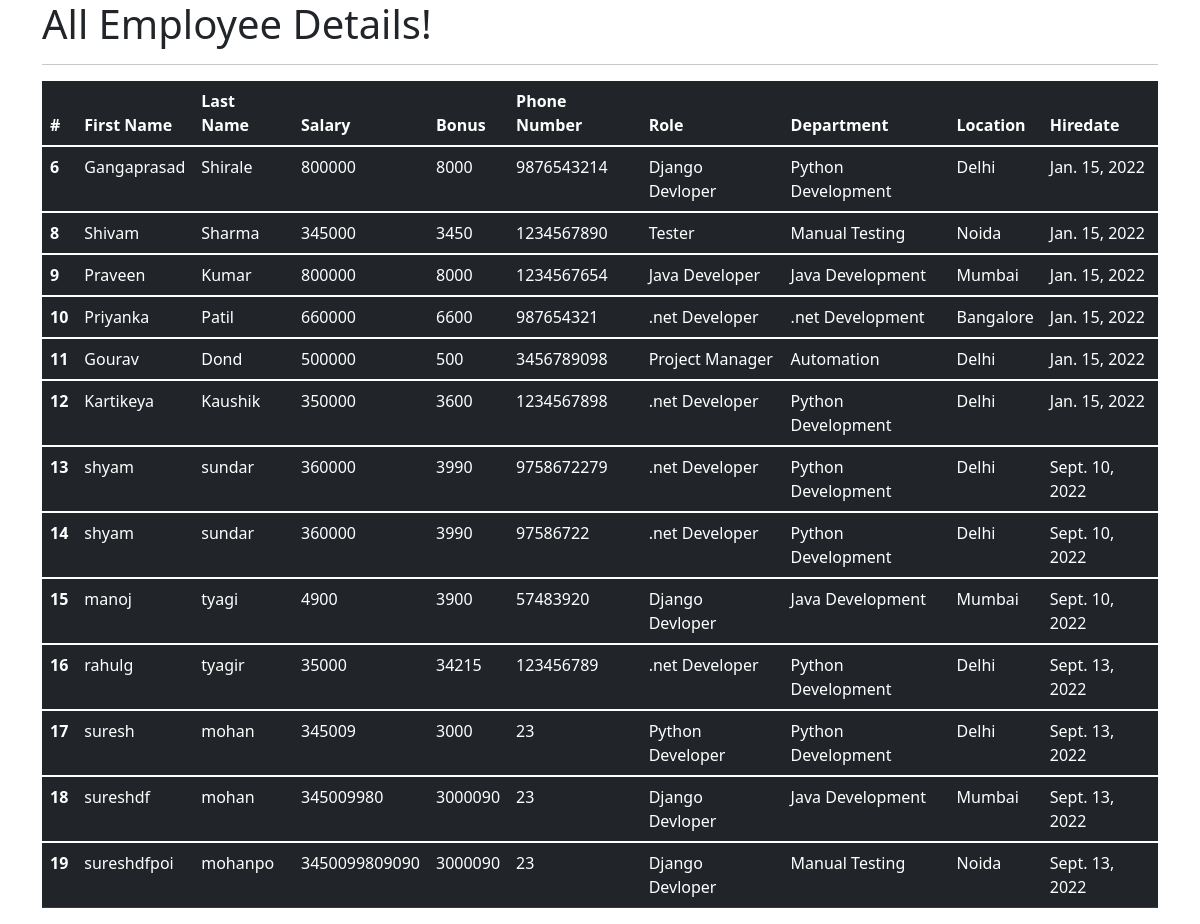
The app's page /all_emp with its own data.
### emp_app/models.py (models this page shows, shortened)
class Employee(models.Model):
    first_name = models.CharField(max_length=100, null=False)
    last_name = models.CharField(max_length=100)
    dept = models.ForeignKey(Department, on_delete=models.CASCADE)
    salary = models.IntegerField(default=0)
    bonus = models.IntegerField(default=0)
    role = models.ForeignKey(Role, on_delete=models.CASCADE)
    phone = models.IntegerField(default=0)
    hire_date = models.DateField()
    def __str__(self):
        return "%s %s %s" %(self.first_name, self.last_name, self.phone)

class Role(models.Model):
    name = models.CharField(max_length=100, null=False)

class Department(models.Model):
    name = models.CharField(max_length=100,null=False)
    location = models.CharField(max_length=100)

### emp_app/views.py (the view)
# urls.py: path('all_emp', views.all_emp, name='all_emp'),
def all_emp(request):
    emps = Employee.objects.all()
    context = {
        'emps': emps
    }
    print(context)
    return render(request, 'view_all_emp.html', context)

### emp_app/templates/view_all_emp.html (shortened to what this page needs)
<!DOCTYPE html>
<html lang="en">
<head>
  <link href="https://cdn.jsdelivr.net/npm/bootstrap@5.1.3/dist/css/bootstrap.min.css" rel="stylesheet">
</head>
  <body>
  <div class="container">
          <h1>All Employee Details!</h1>
      <hr>
     <table class="table table-dark">
  <thead>
    <tr>
      <th scope="col">#</th>
      <th scope="col">First Name</th>
      <th scope="col">Last Name</th>
      <th scope="col">Salary</th>
      <th scope="col">Bonus</th>
      <th scope="col">Phone Number</th>
      <th scope="col">Role</th>
      <th scope="col">Department</th>
      <th scope="col">Location</th>
      <th scope="col">Hiredate</th>
    </tr>
  </thead>
         {% for emp in emps %}
  <tbody>
    <tr>
      <th scope="row">{{emp.id}}</th>
      <td>{{emp.first_name}}</td>
      <td>{{emp.last_name}}</td>
      <td>{{emp.salary}}</td>
      <td>{{emp.bonus}}</td>
      <td>{{emp.phone}}</td>
      <td>{{emp.role.name}}</td>
      <td>{{emp.dept.name}}</td>
      <td>{{emp.dept.location}}</td>
      <td>{{emp.hire_date}}</td>
    </tr>
  </tbody>
         {% endfor %}
</table>
  </div>
  </body>
</html>

### records on screen
Employee: id "6", first_name "Gangaprasad", last_name "Shirale", salary "800000", bonus "8000", phone "9876543214", role.name "Django Devloper", dept.name "Python Development", dept.location "Delhi", hire_date "Jan. 15, 2022"
Employee: id "8", first_name "Shivam", last_name "Sharma", salary "345000", bonus "3450", phone "1234567890", role.name "Tester", dept.name "Manual Testing", dept.location "Noida", hire_date "Jan. 15, 2022"
Employee: id "9", first_name "Praveen", last_name "Kumar", salary "800000", bonus "8000", phone "1234567654", role.name "Java Developer", dept.name "Java Development", dept.location "Mumbai", hire_date "Jan. 15, 2022"
Employee: id "10", first_name "Priyanka", last_name "Patil", salary "660000", bonus "6600", phone "987654321", role.name ".net Developer", dept.name ".net Development", dept.location "Bangalore", hire_date "Jan. 15, 2022"
Employee: id "11", first_name "Gourav", last_name "Dond", salary "500000", bonus "500", phone "3456789098", role.name "Project Manager", dept.name "Automation", dept.location "Delhi", hire_date "Jan. 15, 2022"
Employee: id "12", first_name "Kartikeya", last_name "Kaushik", salary "350000", bonus "3600", phone "1234567898", role.name ".net Developer", dept.name "Python Development", dept.location "Delhi", hire_date "Jan. 15, 2022"
Employee: id "13", first_name "shyam", last_name "sundar", salary "360000", bonus "3990", phone "9758672279", role.name ".net Developer", dept.name "Python Development", dept.location "Delhi", hire_date "Sept. 10, 2022"
Employee: id "14", first_name "shyam", last_name "sundar", salary "360000", bonus "3990", phone "97586722", role.name ".net Developer", dept.name "Python Development", dept.location "Delhi", hire_date "Sept. 10, 2022"
Employee: id "15", first_name "manoj", last_name "tyagi", salary "4900", bonus "3900", phone "57483920", role.name "Django Devloper", dept.name "Java Development", dept.location "Mumbai", hire_date "Sept. 10, 2022"
Employee: id "16", first_name "rahulg", last_name "tyagir", salary "35000", bonus "34215", phone "123456789", role.name ".net Developer", dept.name "Python Development", dept.location "Delhi", hire_date "Sept. 13, 2022"
Employee: id "17", first_name "suresh", last_name "mohan", salary "345009", bonus "3000", phone "23", role.name "Python Developer", dept.name "Python Development", dept.location "Delhi", hire_date "Sept. 13, 2022"
Employee: id "18", first_name "sureshdf", last_name "mohan", salary "345009980", bonus "3000090", phone "23", role.name "Django Devloper", dept.name "Java Development", dept.location "Mumbai", hire_date "Sept. 13, 2022"
Employee: id "19", first_name "sureshdfpoi", last_name "mohanpo", salary "3450099809090", bonus "3000090", phone "23", role.name "Django Devloper", dept.name "Manual Testing", dept.location "Noida", hire_date "Sept. 13, 2022"
